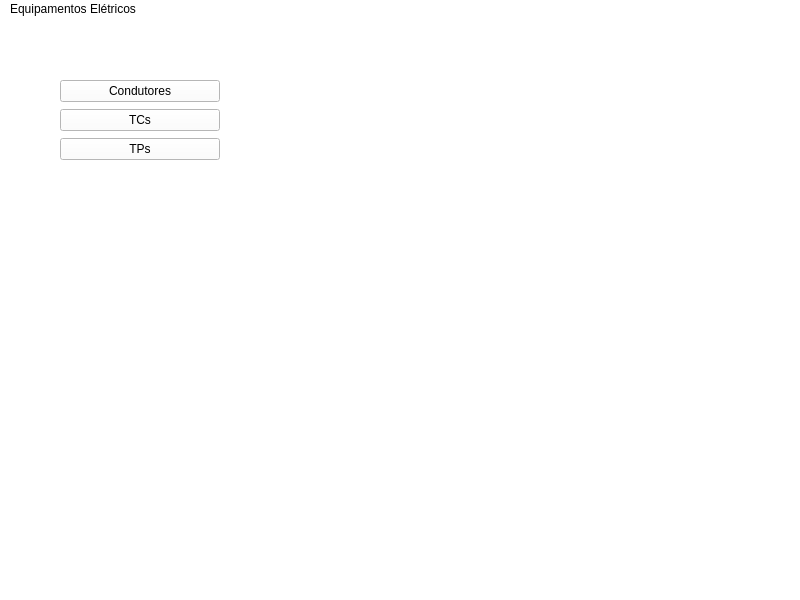
<?xml version="1.0" encoding="UTF-8"?>
<ui version="4.0">
 <class>Equipamentos</class>
 <widget class="QMainWindow" name="Equipamentos">
  <property name="geometry">
   <rect>
    <x>0</x>
    <y>0</y>
    <width>800</width>
    <height>600</height>
   </rect>
  </property>
  <property name="windowTitle">
   <string>MainWindow</string>
  </property>
  <property name="styleSheet">
   <string notr="true">background-color: rgb(255, 255, 255);</string>
  </property>
  <widget class="QWidget" name="centralwidget">
   <widget class="QWidget" name="verticalLayoutWidget">
    <property name="geometry">
     <rect>
      <x>60</x>
      <y>60</y>
      <width>160</width>
      <height>83</height>
     </rect>
    </property>
    <layout class="QVBoxLayout" name="verticalLayout">
     <item>
      <widget class="QPushButton" name="condutores">
       <property name="text">
        <string>Condutores</string>
       </property>
      </widget>
     </item>
     <item>
      <widget class="QPushButton" name="tcs">
       <property name="text">
        <string>TCs</string>
       </property>
      </widget>
     </item>
     <item>
      <widget class="QPushButton" name="tps">
       <property name="text">
        <string>TPs</string>
       </property>
      </widget>
     </item>
    </layout>
   </widget>
  </widget>
  <widget class="QMenuBar" name="menubar">
   <property name="geometry">
    <rect>
     <x>0</x>
     <y>0</y>
     <width>800</width>
     <height>21</height>
    </rect>
   </property>
   <widget class="QMenu" name="menuEquipamentos_El_tricos">
    <property name="title">
     <string>Equipamentos Elétricos</string>
    </property>
   </widget>
   <addaction name="menuEquipamentos_El_tricos"/>
  </widget>
  <widget class="QStatusBar" name="statusbar"/>
 </widget>
 <resources/>
 <connections/>
</ui>
